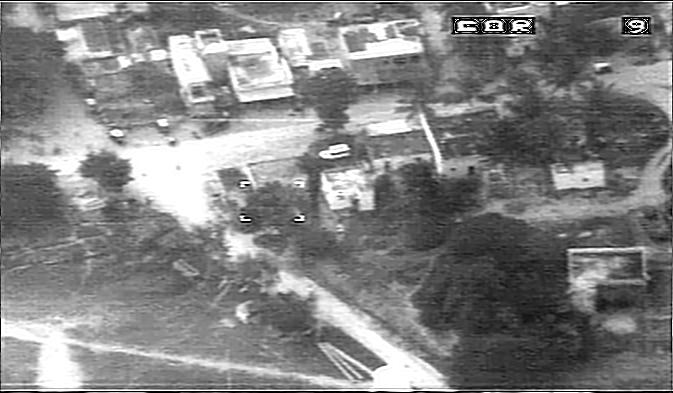
%> input picture Super Resolution/Test.jpg, 673 x 393 px
$ octave --eval "SR(imread('Test.jpg'));"   (GNU Octave 9; MATLAB toolbox functions it lacks are replaced by stand-ins)
%> lines starting %> are read from the running program, lines starting %| are printed output that depends on the picture
### Super Resolution/SynthDataset.m
% This function creates a synthetic dataset for test the SR algorithm.
% It's inputs are a reference image, a blur sigma, and a number of low-res
% images to be generated.
% The outputs are a set of randomly translated low-res images, their
% translation offsets, and the original image cropped to the frame that can
% be restored from the low-res image set (their common area).
function [ images ,offsets ,croppedOriginal ] = SynthDataset(im, numImages, blurSigma)
    padRatio = 0.1;

    workingRowSub = round(0.5 * padRatio * size(im, 1)) : round((1 - 0.5 * padRatio) * size(im, 1));
    workingColSub = round(0.5 * padRatio * size(im, 2)) : round((1 - 0.5 * padRatio) * size(im, 2));

%     croppedOriginal=im;
    croppedOriginal = im(workingRowSub, workingColSub);

    offsets(1, :) = [ 0 0 ];
    images{1} = im(workingRowSub, workingColSub);

    for i = 2 : numImages
        offsets(i, :) = 2 * rand - 1;
        offsetRowSub = workingRowSub - offsets(i, 2);
        offsetColSub = workingColSub - offsets(i, 1);
        [ x, y ] = meshgrid(1 : size(im, 2), 1 : size(im, 1));
        [ x2 ,y2 ] = meshgrid(offsetColSub, offsetRowSub);
        images{i} = interp2(x, y, im, x2, y2,'cubic');
    end

    blurKernel = fspecial('gaussian', [3 3], blurSigma);

    for i = 1 : numImages
        images{i} = conv2(images{i}, blurKernel, 'same');
        curIm = images{i};
        images{i} = curIm(2 : 2 : end - 1, 2 : 2 : end - 1);
    end
end

### Super Resolution/SREquations.m
% Creates the Super-Resolution linear equations for the given data.
% The imaging model implemented here is spatial translation->blur->decimation.
% The boundary conditions are circular.
% The output arguments lhs and rhs are the left-hand side and right-hand
% sides of a linear system whose solution is the super-resolution image.
function [ lhs , rhs ] = SREquations(images, offsets, blurSigma)
    lhs = [];
    rhs = [];
    superSize = 2 * size(images{1}) + [ 1 1 ];
    for i = 1 : numel(images)
        transMat = TransMat(superSize, offsets(i, :));
        blurMat = BlurMat(superSize, blurSigma);
        decMat = DecMat(superSize);

        curLhs = decMat * blurMat * transMat;
        curRhs = images{i};
        lhs = [ lhs ; curLhs ];
        rhs = [ rhs ; curRhs(:) ];
    end
end

% Creates a translation operator.
function transMat = TransMat(superSize, offsets)
    transposeMat = TransposeMat(superSize);
    transMat = ...
        transposeMat * TransMatY(superSize, offsets(1)) ...
      * transposeMat * TransMatY(superSize, offsets(2));
end

% Creates a translation operator for the image Y axis.
function transMatX = TransMatY(superSize, offset)
    row1 = zeros(1, prod(superSize));
    nzInd = floor(1 - offset) : ceil(1 - offset);
    filterValues = LinearKernel(1 - offset - nzInd);
    nzInd(nzInd < 1) = prod(superSize) - nzInd(nzInd < 1);
    row1(nzInd) = filterValues;
    col1 = zeros(1, prod(superSize));
    col1(1) = row1(1);
    col1(2) = row1(end);
    transMatX = sptoeplitz(col1, row1);
end

% Creates a matrix transposition operator.
function transposeMat = TransposeMat(superSize)
    [ row, col ] = meshgrid(1 : superSize(1), 1 : superSize(2));
    inputPixInd = sub2ind(superSize, row, col);
    outputPixInd = sub2ind(superSize, col, row);
    transposeMat = sparse(outputPixInd, inputPixInd, ones(size(outputPixInd)));
end

% Creates a blurring operator.
function blurMat = BlurMat(superSize, blurSigma)
    transposeMat = TransposeMat(superSize);
    blurMat = ...
        transposeMat * BlurMatY(superSize, blurSigma) ...
      * transposeMat * BlurMatY(superSize, blurSigma);
end

% Creates a blurring operator for the Y axis.
function blurMatY = BlurMatY(superSize, blurSigma)
    blurKernel = GaussianKernel(-1 : 1, blurSigma);
    blurKernel = blurKernel ./ sum(blurKernel(:));
    row1 = zeros(1, prod(superSize));
    row1([ end 1 2 ] ) = blurKernel;
    col1 = zeros(1, prod(superSize));
    col1(1) = row1(1);
    col1(2) = row1(2);
    blurMatY = sptoeplitz(col1, row1);
end

% Creates a decimation operator.
function decMat = DecMat(superSize)
    sampledSize = 0.5 * (superSize - 1);
    [ outputRow, outputCol ] = meshgrid(1 : sampledSize(1), 1 : sampledSize(2));
    inputRow = 2 * outputRow;
    inputCol = 2 * outputCol;

     inputInd = sub2ind(superSize, inputRow, inputCol);
     outputInd = sub2ind(sampledSize, outputRow, outputCol);
     decMat = sparse(outputInd, inputInd, ones(numel(outputInd), 1), prod(sampledSize), prod(superSize));

end

### Super Resolution/LinearKernel.m
function y = LinearKernel(x)
    aboveThresh = abs(x) >= 1;
    y(aboveThresh) = 0;
    y(~aboveThresh) = 1 - abs(x(~aboveThresh));

end

### Super Resolution/sptoeplitz.m
function T = sptoeplitz(col,row)
% SPTOEPLITZ Sparse Toeplitz matrix.
%    SPTOEPLITZ(C,R) produces a sparse nonsymmetric Toeplitz matrix having
%    C as its first column and R as its first row. Neither C nor R needs to
%    be sparse. No full-size dense matrices are formed.
%
%    SPTOEPLITZ(R) is a sparse symmetric/Hermitian Toeplitz matrix.
%
%    Examples:
%       sptoeplitz( real( (1i).^(0:8) ) )   % 9x9, 41 nonzeros
%       sptoeplitz( [-2 1 zeros(1,9998)] ); % classic 2nd difference
%
%    See also TOEPLITZ, SPDIAGS.

%    Copyright (c) 2006 by Tobin Driscoll (tobin.driscoll@gmail.com).
%    First version, 11 December 2006.

% This part is borrowed from built-in Toeplitz.
if nargin < 2  % symmetric case
  col(1) = conj(col(1)); row = col; col = conj(col);
else
  if col(1)~=row(1)
    warning('MATLAB:sptoeplitz:DiagonalConflict',['First element of ' ...
      'input column does not match first element of input row. ' ...
      '\n         Column wins diagonal conflict.'])
  end
end

% Size of result.
m = length(col(:));  n = length(row(:));

% Locate the nonzero diagonals.
[ic,~,sc] = find(col(:));
row(1) = 0;  % not used
[ir,~,sr] = find(row(:));

% Use spdiags for construction.
d = [ ir-1; 1-ic ];
B = repmat( [ sr; sc ].', min(m,n),1 );
T = spdiags( B,d,m,n );

### Super Resolution/GaussianKernel.m
function y = GaussianKernel(x, sigma)
    y = exp(-(x.^2) ./ (2 * sigma^2));
end

### Super Resolution/SR.m
function []=SR(im)

 im = imresize(im,[1400,1400]);
 im = im2double(im);
 %% Simulate the low-resolution images
 numImages = 4;
 blurSigma = 1;
 [ images, offsets ,croppedOriginal ] = SynthDataset(im, numImages, blurSigma);
 %% Compute the Super-Resolution image
 [ lhs, rhs  ] = SREquations(images, offsets, blurSigma);

 K = sparse(1 : size(lhs, 2), 1 : size(lhs, 2), sum(lhs, 1));
 initialGuess = K \ lhs' * rhs; % This is an 'average' image produced from the LR images.

HR = GradientDescent(lhs, rhs, initialGuess);
HR = reshape(HR, sqrt(numel(HR)), sqrt(numel(HR)));
 %% Visualize the results
%   ShowLRImages(images);
 figure;
 subplot(2, 2, 3);
 imshow(HR);
 title('Registration');
 subplot(2, 2, 2);
 intermediate=imresize(imresize(croppedOriginal, 0.5), 2);
 imshow(intermediate);
%  imshow(imresize(imresize(croppedOriginal, 0.5), 2));
 title('Bicubic Interpolation');
 subplot(2, 2, 1);
 imshow(croppedOriginal);
 title('Reference');
 %% Compute the mean-square error of reconstruction.
 mse = sum((HR(:) - croppedOriginal(:)) .* (HR(:) - croppedOriginal(:))) / numel(HR);
 fprintf(1, 'Reconstruction Mean-square error: %f\n', mse);

 output=en1(HR);
 subplot(2, 2, 4);
 imshow(output);
 title('Super Resolution');

 imwrite(output,'output.jpg');

 Deblurring();
%> in SR, `im = imresize(im,[1400,1400]);`:
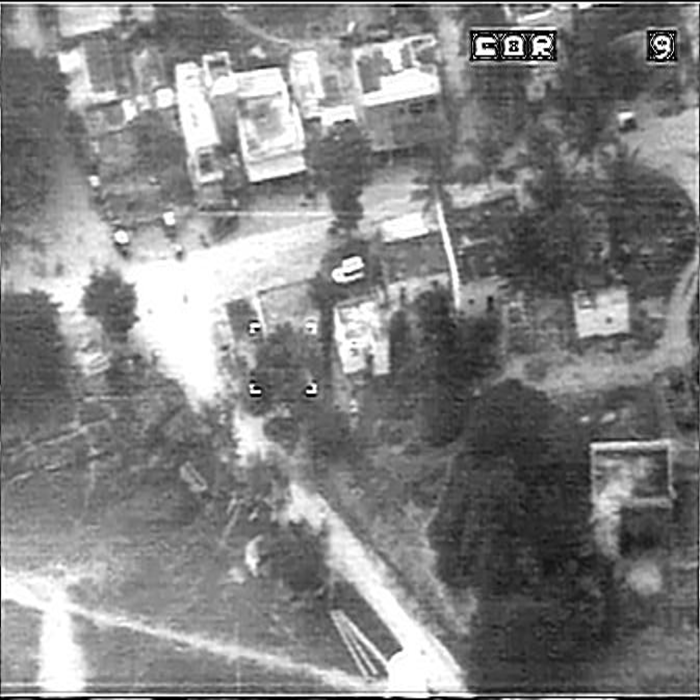
%> im: size 1400x1400 uint8 (shown at 1/2 size); min 0, max 255, mean 129.7
%> in SynthDataset, `croppedOriginal = im(workingRowSub, workingColSub);`:
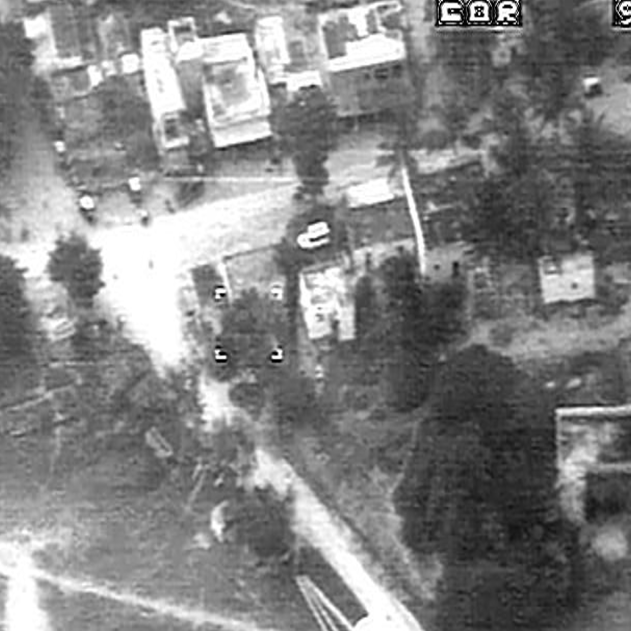
%> croppedOriginal: size 1261x1261 double (shown at 1/2 size); min 0, max 1, mean 0.513
%> after the loop in SynthDataset, `for i = 2 : numImages`: images = 4 items; offsets = [0 0; 0.689 0.689; 0.516 0.516; -0.159 -0.159]
%> in SR, `[ images, offsets ,croppedOriginal ] = SynthDataset(im, numImages, blu..`: images = 4 items; offsets = [0 0; 0.689 0.689; 0.516 0.516; -0.159 -0.159]
%> in SREquations, `superSize = 2 * size(images{1}) + [ 1 1 ];`: superSize = [1261 1261]
%> (the run ends here)
